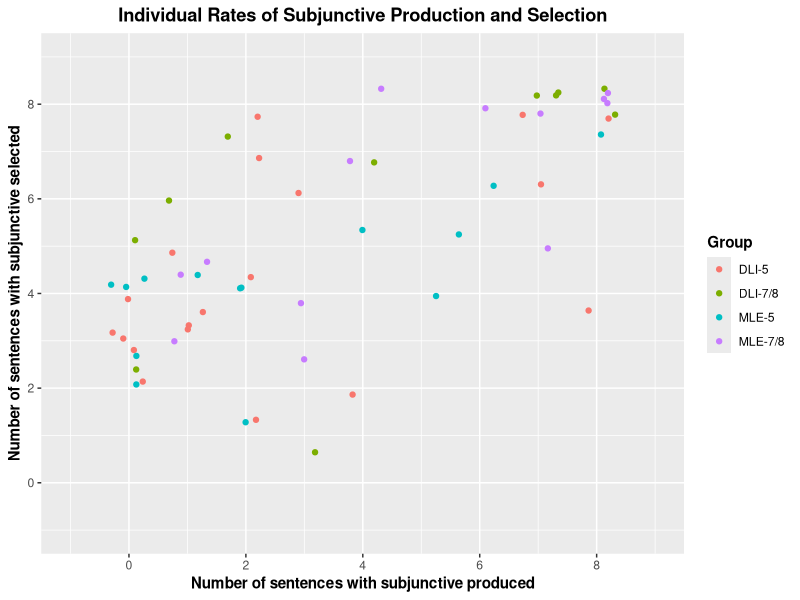
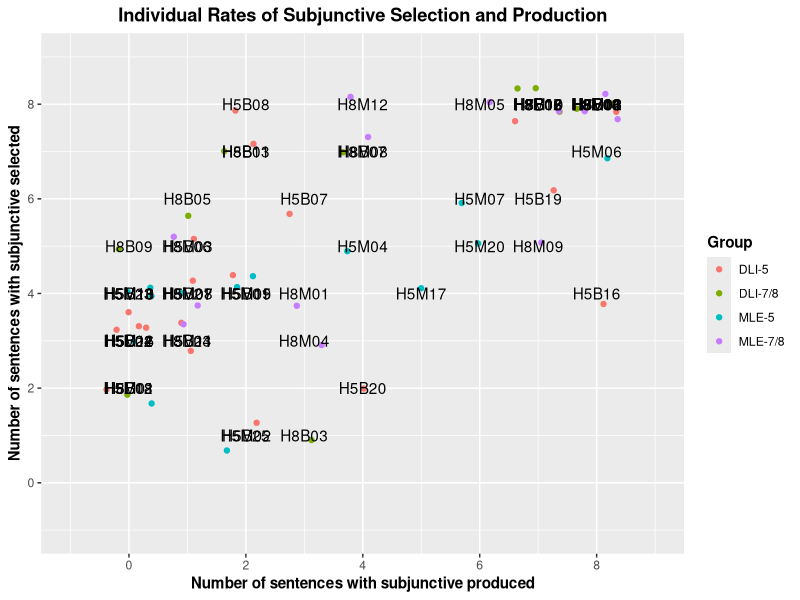

Source code (R) for these figures, in order:
library(tidyverse)
library(here)


# Load data
## EPT
DLI78_EPT <- read_csv(here("./CSV Files/DLI-78/DLI-78 Subjunctive EPT.csv")) %>%
  filter(Property == "Intensional subjunctive") %>% 
  mutate(Group = "DLI-7/8",
         Task = "Production")

MLS78_EPT <- read_csv(here("./CSV Files/MLS-78/MLS-78 Subjunctive EPT.csv")) %>%
  filter(!School == "GBCS") %>% 
  filter(Property == "Intensional subjunctive") %>% 
  mutate(Group = "MLE-7/8",
         Task = "Production")

DLI5_EPT <- read_csv(here("./CSV Files/DLI-5/DLI-5 Subjunctive EPT.csv"))  %>%
  filter(Property == "Intensional subjunctive")%>% 
  mutate(Group = "DLI-5",
         Task = "Production")

MLS5_EPT <- read_csv(here("./CSV Files/MLS-5/MLS-5 Subjunctive EPT.csv")) %>%
  filter(!School == "GBCS") %>% 
  filter(Property == "Intensional subjunctive") %>% 
  mutate(Group = "MLE-5",
         Task = "Production")


## FCT
DLI78_FCT <- read_csv(here("./CSV Files/DLI-78/DLI-78 Subjunctive FCT.csv"))  %>%
  filter(Property == "Intensional subjunctive") %>% 
  mutate(Group = "DLI-7/8",
         Task = "Selection")

MLS78_FCT <- read_csv(here("./CSV Files/MLS-78/MLS-78 Subjunctive FCT.csv"))  %>%
  filter(!School == "GBCS") %>% 
  filter(Property == "Intensional subjunctive") %>% 
  mutate(Group = "MLE-7/8",
         Task = "Selection")

DLI5_FCT <- read_csv(here("./CSV Files/DLI-5/DLI-5 Subjunctive FCT.csv"))  %>%
  filter(Property == "Intensional subjunctive") %>% 
  mutate(Group = "DLI-5",
         Task = "Selection")

MLS5_FCT <- read_csv(here("./CSV Files/MLS-5/MLS-5 Subjunctive FCT.csv")) %>%
  filter(!School == "GBCS") %>% 
  filter(Property == "Intensional subjunctive") %>% 
  mutate(Group = "MLE-5",
         Task = "Selection")


# Join datasets
## Bind by task
EPT <- rbind(DLI78_EPT, MLS78_EPT, DLI5_EPT, MLS5_EPT)
FCT <- rbind(DLI78_FCT, MLS78_FCT, DLI5_FCT, MLS5_FCT)


## Create datasets for graphs
EPT_Group <- EPT %>%
  filter(!is.na(Mood_Use)) %>%
  group_by(Part_ID, Group) %>%
  summarize(Production = sum(Mood_Use))

FCT_Group <- FCT %>%
  filter(!is.na(Mood_Use)) %>%
  group_by(Part_ID, Group) %>%
  summarize(Production = sum(Mood_Use))

Aggregate = left_join(EPT_Group, FCT_Group, by = "Part_ID", "Group") %>%
  rename(Group = Group.x,
         Production = Production.x,
         Preference = Production.y) %>% 
  mutate(Total = Preference + Production)


# Plot individual differences
## Without labels
Aggregate %>% 
  ggplot(aes(x = Production, y = Preference, fill = Group)) +
  geom_jitter(mapping = aes(color = Group)) +
  scale_x_continuous(breaks = seq (0, 8, 2),
                     limits = c(-1, 9)) +
  scale_y_continuous(breaks = seq (0, 8, 2),
                     limits = c(-1, 9)) +
  labs(x = "Number of sentences with subjunctive produced", y = "Number of sentences with subjunctive selected", title = "Individual Rates of Subjunctive Production and Selection", color = "Group") +
  theme(axis.title = element_text(face = "bold"),
        plot.title = element_text(hjust = 0.5, face = "bold"),
        legend.title = element_text(face = "bold"),
        strip.text = element_text(face = "bold", size = 10))


## With labels
Aggregate %>% 
  ggplot(aes(x = Production, y = Preference, fill = Group, label = Part_ID)) +
  geom_jitter(mapping = aes(color = Group)) +
  geom_text() +
  scale_x_continuous(breaks = seq (0, 8, 2),
                     limits = c(-1, 9)) +
  scale_y_continuous(breaks = seq (0, 8, 2),
                     limits = c(-1, 9)) +
  labs(x = "Number of sentences with subjunctive produced", y = "Number of sentences with subjunctive selected", title = "Individual Rates of Subjunctive Selection and Production", color = "Group") +
  theme(axis.title = element_text(face = "bold"),
        plot.title = element_text(hjust = 0.5, face = "bold"),
        legend.title = element_text(face = "bold"),
        strip.text = element_text(face = "bold", size = 10))
